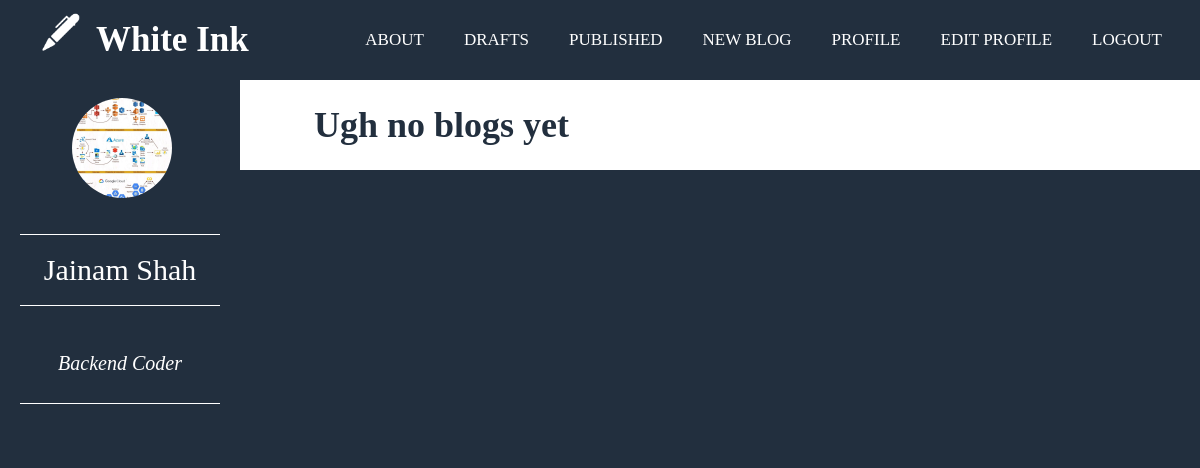
The app's page /user/view_profile/ (signed in), older data.
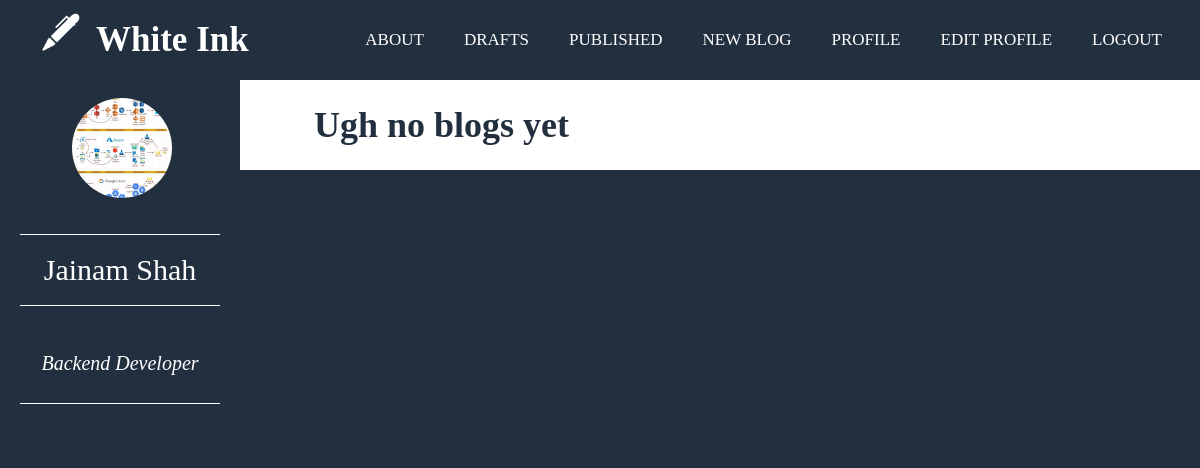
The same page, newer data.
### user/models.py (models this page shows, shortened)
class User(AbstractBaseUser, PermissionsMixin):
    email = models.EmailField(_('email address'), unique=True)
    is_staff = models.BooleanField(default=False)
    is_active = models.BooleanField(default=True)
    date_joined = models.DateTimeField(default=timezone.now)
    about = models.CharField(max_length=1000, blank=True, default="")
    name = models.CharField(max_length=100, blank=True, default="")
    gender = models.CharField('gender', max_length=1, choices=GENDER_CHOICES)
    avatar = models.ImageField(upload_to=rename_file_upload, null=True, blank=True)
    USERNAME_FIELD = 'email'
    REQUIRED_FIELDS = []
    objects = CustomUserManager()

### user/views.py (the view)
# urls.py: path('view_profile/', view_profile, name='view_profile'),
@login_required
def view_profile(request, email = None):
    if request.method == "GET":
        if not email:
            blogs = Blog.objects.filter(author = request.user, status=1)
            return render(request, 'view_profile.html', {"user": request.user, 'blogs': blogs, "current_user": request.user})
        else:
            user = User.objects.get(email = email)
            blogs = Blog.objects.filter(author = user,  status=1)
            return render(request, 'view_profile.html', {'user': user, 'blogs': blogs, "current_user": request.user})
    return render(request, 'view_profile.html')

### templates/view_profile.html (shortened to what this page needs)
{% extends "base.html" %} {% block content %} {% load static %}
<div class="wrap">
  <div class="floatleft">
    <br />
    <div id="profile-container">
      <img id="profileImage" src="{{user.avatar.url}}" />
    </div>
    <br />
    <br />
    <hr />
    <br />
    <p class="author">{{user.name}}</p>
    <br />
    <hr />
    <br />
    <br />
    <p id="about" style="font-size: 20px">{{user.about}}</p>
    <br />
    <hr />
    <br />
    <br />
  </div>
  <div class="floatright">
      {% if blogs %}
        {% for blog in blogs %}
            <h1 id="title">{{ blog.title }}</h1>
            <p>{{ blog.content | truncatewords_html:30 | safe}}</p>
            <br>
            <a id = "link" style="color: green;" href="{% url "view_blog" id=blog.id slug=blog.slug %}">Read More</a>
            <br />
            <br />
            <br />
            <hr id="line">
            <br>
            <br>
            <br>
        {% endfor %}
      {% else %}
          <h1 id="title">Ugh no blogs yet</h1>
      {% endif %}
  </div>
</div>
{% endblock content %}

Row changes from the older to the newer data that the page shows:
changed User "Jainam Shah": about "Backend Coder" → "Backend Developer"
